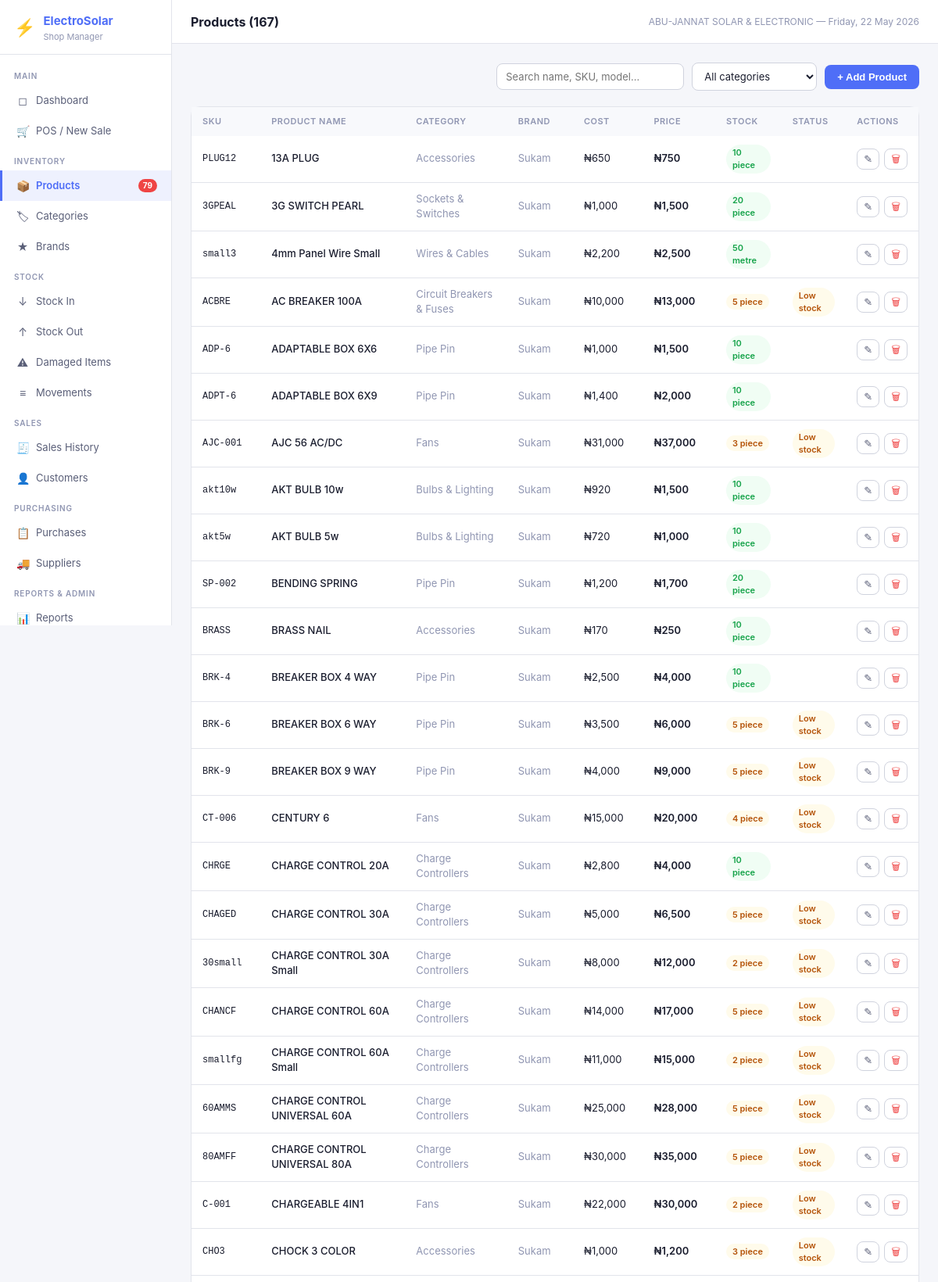
Screenshot of /products (signed in, upper part) with the database file from the repository.
### tables this page shows
CREATE TABLE settings (
            key TEXT PRIMARY KEY,
            value TEXT
        );

CREATE TABLE products (
            id INTEGER PRIMARY KEY AUTOINCREMENT,
            name TEXT NOT NULL,
            sku TEXT UNIQUE NOT NULL,
            category_id INTEGER REFERENCES categories(id),
            brand_id INTEGER REFERENCES brands(id),
            model_number TEXT,
            wattage REAL,
            voltage REAL,
            amperage REAL,
            capacity TEXT,
            warranty TEXT,
            cost_price REAL NOT NULL DEFAULT 0,
            selling_price REAL NOT NULL DEFAULT 0,
            quantity INTEGER NOT NULL DEFAULT 0,
            reorder_level INTEGER NOT NULL DEFAULT 5,
            unit TEXT NOT NULL DEFAULT 'piece',
            description TEXT,
            is_active INTEGER NOT NULL DEFAULT 1,
            created_at TEXT NOT NULL DEFAULT (datetime('now')),
            updated_at TEXT NOT NULL DEFAULT (datetime('now'))
        );

CREATE TABLE categories (
            id INTEGER PRIMARY KEY AUTOINCREMENT,
            name TEXT UNIQUE NOT NULL,
            description TEXT,
            created_at TEXT NOT NULL DEFAULT (datetime('now'))
        );

CREATE TABLE brands (
            id INTEGER PRIMARY KEY AUTOINCREMENT,
            name TEXT UNIQUE NOT NULL,
            description TEXT,
            created_at TEXT NOT NULL DEFAULT (datetime('now'))
        );

### app.py (the view)
@app.route('/products')
@login_required
def products():
    items = query("""SELECT p.*, c.name category_name, b.name brand_name
        FROM products p LEFT JOIN categories c ON p.category_id=c.id
        LEFT JOIN brands b ON p.brand_id=b.id WHERE p.is_active=1 ORDER BY p.name""")
    cats = query("SELECT * FROM categories ORDER BY name")
    brands = query("SELECT * FROM brands ORDER BY name")
    return render_template('products.html', products=rows_to_list(items), categories=rows_to_list(cats), brands=rows_to_list(brands))

### app.py (called while the page is built)
def get_db():
    if 'db' not in g:
        g.db = sqlite3.connect(DB_PATH)
        g.db.row_factory = sqlite3.Row
        g.db.execute("PRAGMA foreign_keys = ON")
        g.db.execute("PRAGMA journal_mode = WAL")
    return g.db

def query(sql, args=(), one=False):
    cur = get_db().execute(sql, args)
    rv = cur.fetchall()
    return (rv[0] if rv else None) if one else rv

def rows_to_list(rows):
    return [dict(r) for r in rows]

def login_required(f):
    @wraps(f)
    def decorated(*args, **kwargs):
        if 'user_id' not in session:
            return redirect(url_for('login'))
        return f(*args, **kwargs)
    return decorated

def current_user():
    return {'id': session.get('user_id'), 'username': session.get('username'),
            'full_name': session.get('full_name'), 'role': session.get('role')}

def get_settings():
    rows = query("SELECT key, value FROM settings")
    return {r['key']: r['value'] for r in rows}

@app.context_processor
def inject_globals():
    s = get_settings() if 'user_id' in session else {}
    low_stock = 0
    if 'user_id' in session:
        r = query("SELECT COUNT(*) as c FROM products WHERE is_active=1 AND quantity <= reorder_level", one=True)
        low_stock = r['c'] if r else 0
    return dict(settings=s, current_user=current_user(), low_stock_count=low_stock,
                now=datetime.now())

### templates/products.html (shortened to what this page needs)
{% extends 'base.html' %}
{% block page_title %}Products ({{ products|length }}){% endblock %}
{% block content %}
<div class="page-header">
  <div class="page-actions">
    <input type="text" id="searchInput" placeholder="Search name, SKU, model..." oninput="filterTable()" style="width:240px;">
    <select id="catFilter" onchange="filterTable()" style="width:160px;">
      <option value="">All categories</option>
    </select>
    <button class="btn btn-primary" onclick="addNewProduct()">+ Add Product</button>
  </div>
</div>
<div class="card">
  <div class="table-wrap">
    <table id="productsTable">
      <thead><tr>
        <th>SKU</th><th>Product Name</th><th>Category</th><th>Brand</th>
        <th>Cost</th><th>Price</th><th>Stock</th><th>Status</th><th>Actions</th>
      </tr></thead>
      <tbody>
        {% set cur = settings.get('currency','₦') %}
        {% for p in products %}
        <tr data-name="{{ p.name|lower }}" data-sku="{{ p.sku|lower }}" data-model="{{ (p.model_number or '')|lower }}" data-cat="{{ p.category_name or '' }}">
          <td class="td-mono">{{ p.sku }}</td>
          <td style="font-weight:500;">{{ p.name }}</td>
          <td class="text-muted">{{ p.category_name or '—' }}</td>
          <td class="text-muted">{{ p.brand_name or '—' }}</td>
          <td>{{ cur }}{{ '{:,.0f}'.format(p.cost_price) }}</td>
          <td style="font-weight:600;">{{ cur }}{{ '{:,.0f}'.format(p.selling_price) }}</td>
          <td>
            <span class="badge {% if p.quantity == 0 %}badge-danger{% elif p.quantity <= p.reorder_level %}badge-warning{% else %}badge-success{% endif %}">
              {{ p.quantity }} {{ p.unit }}
            </span>
          </td>
          <td>
            {% if p.quantity <= p.reorder_level %}
            <span class="badge badge-warning">Low stock</span>
            {% endif %}
          </td>
          <td>
            <div style="display:flex;gap:6px;">
             <button class="btn-icon"
        title="Edit"
        onclick='editProduct({{ p|tojson|safe }})'>
  ✎
</button>              {% if current_user.role == 'admin' %}
              <form method="POST" action="{{ url_for('products_delete', pid=p.id) }}"
                  onsubmit="return confirm('Archive this product?')">
                <button type="submit" class="btn-icon" title="Archive" style="color:var(--danger);">🗑</button>
              </form>
              {% endif %}
            </div>
          </td>
        </tr>
        {% endfor %}
      </tbody>
    </table>
  </div>
</div>
{% endblock %}

### templates/base.html (shortened to what this page needs)
<!DOCTYPE html>
<html lang="en">
<head>
<link rel="stylesheet" href="{{ url_for('static', filename='css/style.css') }}">
</head>
<body>
<div class="app-shell">
  <aside class="sidebar">
    <div class="sidebar-logo">
      <div class="logo-icon">⚡</div>
      <div>
        <h1>ElectroSolar</h1>
        <p>Shop Manager</p>
      </div>
    </div>
    <nav class="sidebar-nav">
      <div class="nav-section">Main</div>
      <a href="{{ url_for('dashboard') }}" class="nav-item {% if request.endpoint=='dashboard' %}active{% endif %}">
        <span class="nav-icon">◻</span> Dashboard
      </a>
      <a href="{{ url_for('pos') }}" class="nav-item {% if request.endpoint=='pos' %}active{% endif %}">
        <span class="nav-icon">🛒</span> POS / New Sale
      </a>
      <div class="nav-section">Inventory</div>
      <a href="{{ url_for('products') }}" class="nav-item {% if request.endpoint=='products' %}active{% endif %}">
        <span class="nav-icon">📦</span> Products
        {% if low_stock_count > 0 %}<span class="nav-badge">{{ low_stock_count }}</span>{% endif %}
      </a>
      <a href="{{ url_for('categories') }}" class="nav-item {% if request.endpoint=='categories' %}active{% endif %}">
        <span class="nav-icon">🏷</span> Categories
      </a>
      <a href="{{ url_for('brands') }}" class="nav-item {% if request.endpoint=='brands' %}active{% endif %}">
        <span class="nav-icon">★</span> Brands
      </a>
      <div class="nav-section">Stock</div>
      <a href="{{ url_for('stock_in') }}" class="nav-item {% if request.endpoint=='stock_in' %}active{% endif %}">
        <span class="nav-icon">↓</span> Stock In
      </a>
      <a href="{{ url_for('stock_out') }}" class="nav-item {% if request.endpoint=='stock_out' %}active{% endif %}">
        <span class="nav-icon">↑</span> Stock Out
      </a>
      <a href="{{ url_for('stock_damaged') }}" class="nav-item {% if request.endpoint=='stock_damaged' %}active{% endif %}">
        <span class="nav-icon">⚠</span> Damaged Items
      </a>
      <a href="{{ url_for('stock_movements') }}" class="nav-item {% if request.endpoint=='stock_movements' %}active{% endif %}">
        <span class="nav-icon">≡</span> Movements
      </a>
      <div class="nav-section">Sales</div>
      <a href="{{ url_for('sales') }}" class="nav-item {% if request.endpoint in ['sales','sale_detail'] %}active{% endif %}">
        <span class="nav-icon">🧾</span> Sales History
      </a>
      <a href="{{ url_for('customers') }}" class="nav-item {% if request.endpoint in ['customers','customer_history'] %}active{% endif %}">
        <span class="nav-icon">👤</span> Customers
      </a>
      <div class="nav-section">Purchasing</div>
      <a href="{{ url_for('purchases') }}" class="nav-item {% if request.endpoint in ['purchases','purchase_detail'] %}active{% endif %}">
        <span class="nav-icon">📋</span> Purchases
      </a>
      <a href="{{ url_for('suppliers') }}" class="nav-item {% if request.endpoint=='suppliers' %}active{% endif %}">
        <span class="nav-icon">🚚</span> Suppliers
      </a>
      <div class="nav-section">Reports & Admin</div>
      <a href="{{ url_for('reports') }}" class="nav-item {% if request.endpoint=='reports' %}active{% endif %}">
        <span class="nav-icon">📊</span> Reports
      </a>
    </nav>
  </aside>
  <div class="main-area">
    <header class="topbar">
      <h2>{% block page_title %}{% endblock %}</h2>
      <span class="topbar-meta">{{ settings.get('shop_name','ElectroSolar') }} — {{ now.strftime('%A, %d %B %Y') }}</span>
    </header>
    <main class="page-content">
      {% block content %}{% endblock %}
    </main>
  </div>
</div>
</body>
</html>

### rows the page displays
settings: get "ABU-JANNAT SOLAR & ELECTRONIC"
products: sku "PLUG12", name "13A PLUG", name "Accessories", name "Sukam", cur "₦", cost_price "650", selling_price "750", quantity "10", unit "piece"
products: sku "3GPEAL", name "3G SWITCH PEARL", name "Sockets & Switches", name "Sukam", cur "₦", cost_price "1,000", selling_price "1,500", quantity "20", unit "piece"
products: sku "small3", name "4mm Panel Wire Small", name "Wires & Cables", name "Sukam", cur "₦", cost_price "2,200", selling_price "2,500", quantity "50", unit "metre"
products: sku "ACBRE", name "AC BREAKER 100A", name "Circuit Breakers & Fuses", name "Sukam", cur "₦", cost_price "10,000", selling_price "13,000", quantity "5", unit "piece", reorder_level "Low stock"
products: sku "ADP-6", name "ADAPTABLE BOX 6X6", name "Pipe Pin", name "Sukam", cur "₦", cost_price "1,000", selling_price "1,500", quantity "10", unit "piece"
products: sku "ADPT-6", name "ADAPTABLE BOX 6X9", name "Pipe Pin", name "Sukam", cur "₦", cost_price "1,400", selling_price "2,000", quantity "10", unit "piece"
products: sku "AJC-001", name "AJC 56 AC/DC", name "Fans", name "Sukam", cur "₦", cost_price "31,000", selling_price "37,000", quantity "3", unit "piece", reorder_level "Low stock"
products: sku "akt10w", name "AKT BULB 10w", name "Bulbs & Lighting", name "Sukam", cur "₦", cost_price "920", selling_price "1,500", quantity "10", unit "piece"
products: sku "akt5w", name "AKT BULB 5w", name "Bulbs & Lighting", name "Sukam", cur "₦", cost_price "720", selling_price "1,000", quantity "10", unit "piece"
products: sku "SP-002", name "BENDING SPRING", name "Pipe Pin", name "Sukam", cur "₦", cost_price "1,200", selling_price "1,700", quantity "20", unit "piece"
products: sku "BRASS", name "BRASS NAIL", name "Accessories", name "Sukam", cur "₦", cost_price "170", selling_price "250", quantity "10", unit "piece"
products: sku "BRK-4", name "BREAKER BOX 4 WAY", name "Pipe Pin", name "Sukam", cur "₦", cost_price "2,500", selling_price "4,000", quantity "10", unit "piece"
products: sku "BRK-6", name "BREAKER BOX 6 WAY", name "Pipe Pin", name "Sukam", cur "₦", cost_price "3,500", selling_price "6,000", quantity "5", unit "piece", reorder_level "Low stock"
products: sku "BRK-9", name "BREAKER BOX 9 WAY", name "Pipe Pin", name "Sukam", cur "₦", cost_price "4,000", selling_price "9,000", quantity "5", unit "piece", reorder_level "Low stock"
products: sku "CT-006", name "CENTURY 6", name "Fans", name "Sukam", cur "₦", cost_price "15,000", selling_price "20,000", quantity "4", unit "piece", reorder_level "Low stock"
products: sku "CHRGE", name "CHARGE CONTROL 20A", name "Charge Controllers", name "Sukam", cur "₦", cost_price "2,800", selling_price "4,000", quantity "10", unit "piece"
products: sku "CHAGED", name "CHARGE CONTROL 30A", name "Charge Controllers", name "Sukam", cur "₦", cost_price "5,000", selling_price "6,500", quantity "5", unit "piece", reorder_level "Low stock"
products: sku "30small", name "CHARGE CONTROL 30A Small", name "Charge Controllers", name "Sukam", cur "₦", cost_price "8,000", selling_price "12,000", quantity "2", unit "piece", reorder_level "Low stock"
products: sku "CHANCF", name "CHARGE CONTROL 60A", name "Charge Controllers", name "Sukam", cur "₦", cost_price "14,000", selling_price "17,000", quantity "5", unit "piece", reorder_level "Low stock"
products: sku "smallfg", name "CHARGE CONTROL 60A Small", name "Charge Controllers", name "Sukam", cur "₦", cost_price "11,000", selling_price "15,000", quantity "2", unit "piece", reorder_level "Low stock"
products: sku "60AMMS", name "CHARGE CONTROL UNIVERSAL 60A", name "Charge Controllers", name "Sukam", cur "₦", cost_price "25,000", selling_price "28,000", quantity "5", unit "piece", reorder_level "Low stock"
products: sku "80AMFF", name "CHARGE CONTROL UNIVERSAL 80A", name "Charge Controllers", name "Sukam", cur "₦", cost_price "30,000", selling_price "35,000", quantity "5", unit "piece", reorder_level "Low stock"
products: sku "C-001", name "CHARGEABLE 4IN1", name "Fans", name "Sukam", cur "₦", cost_price "22,000", selling_price "30,000", quantity "2", unit "piece", reorder_level "Low stock"
products: sku "CHO3", name "CHOCK 3 COLOR", name "Accessories", name "Sukam", cur "₦", cost_price "1,000", selling_price "1,200", quantity "3", unit "piece", reorder_level "Low stock"

### other values shown
{{ low_stock_count }} "79"
{{ products|length }} "167"
